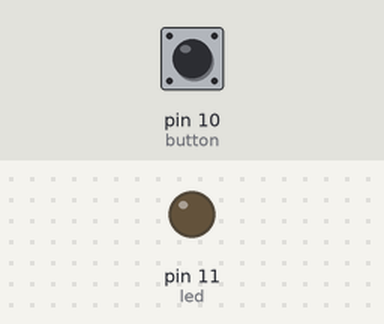
A sketch run on a simulated Arduino Uno, built with avr-gcc and run on an emulated ATmega328P. Shown: output pins drawn as LEDs (lit = HIGH). The test bench sets the inputs (shaded band); at power-on: pin 10 (button) LOW.

Above: at 1.2 s.
1.3 s: pin 10 (button) pulled HIGH for 0.15 s
At 2.4 s:
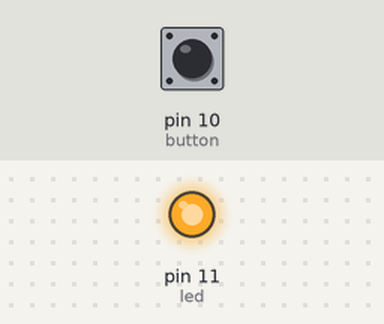
Timing chart, 0 to 4.3 s (numbered marks = the images above; inputs shaded):
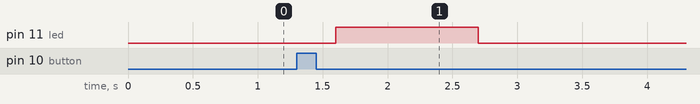

Measured:
- after the input at 1.3 s, pin 11 (led): LOW → HIGH after 0.30 s, → LOW 1.1 s later

The sketch:

scenario5.ino
```cpp
/* Components */
const byte button = 10;
const byte led = 11;

/* Variables */
int state = 0;
int oldState = 0;
boolean returnToState1 = true;

/* States prototypes */
void initial();
void state2();

void setup() {
  pinMode(button,INPUT);
  pinMode(led,OUTPUT);
}

void loop() {
  initial();
}

void initial() {
  delay(300);
  while(1) {
    digitalWrite(led,LOW);
    oldState = state;
    state = digitalRead(button);
    if(state == 1 && oldState != 1) {
      state2();
    }
  }
}

void state2() {
  delay(300);
  while(1) {
    digitalWrite(led,HIGH);
    delay(800);
    if(returnToState1 == true) {
      initial();
    }
  }
}
```
